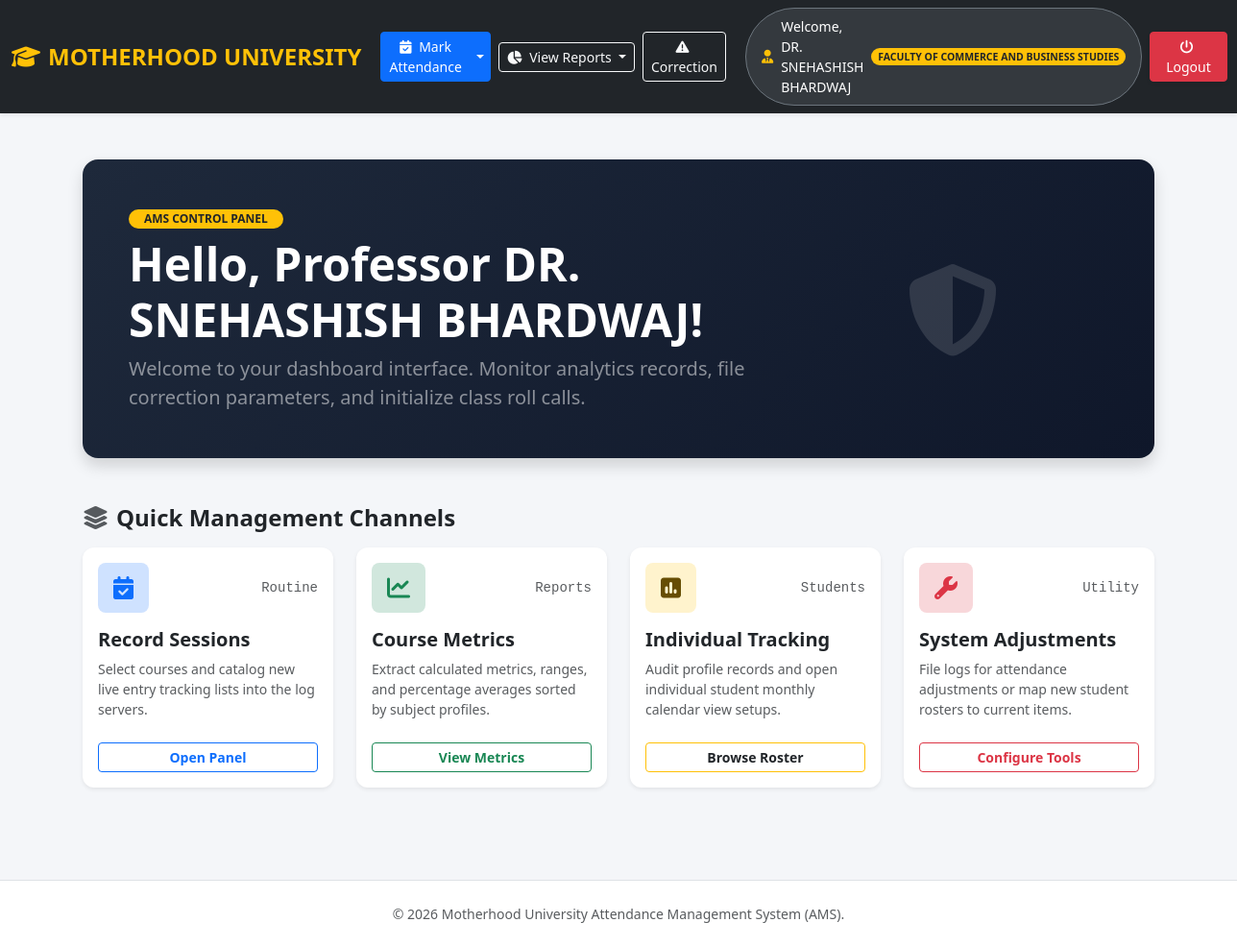
The page /teacher/index.php (signed in) on the database its author committed.
### tables this page shows
CREATE TABLE `teachers` (
  `id` int(11) NOT NULL,
  `name` varchar(255) NOT NULL,
  `faculty` varchar(255) NOT NULL,
  `number` int(13) NOT NULL,
  `designation` varchar(66) NOT NULL
);

### teacher/index.php (the view, shortened to what this page needs)
<?php
include "../db_connect.php";
$id = $_SESSION['teacher_id'];
$query = "SELECT name, faculty FROM teachers WHERE id = '$id'";
$result = mysqli_query($conn, $query);
if ($result && mysqli_num_rows($result) == 1) {
    $teacher = mysqli_fetch_assoc($result);
    $teacher_name = $teacher['name'];
    $faculty = $teacher['faculty'];
} else {
    header("Location: ../logout.php");
    exit;
}
?>
<!doctype html>
<html lang="en" data-bs-theme="light">
<head>
    <link href="https://cdn.jsdelivr.net/npm/bootstrap@5.3.8/dist/css/bootstrap.min.css" rel="stylesheet"
 />
    <link rel="stylesheet" href="https://cdnjs.cloudflare.com/ajax/libs/font-awesome/6.4.2/css/all.min.css" />
</head>
<body>
    <header>
        <nav class="navbar navbar-expand-lg navbar-dark bg-dark shadow-sm py-2">
            <div class="container-fluid">
                <a class="navbar-brand text-warning fw-bold fs-4 d-flex align-items-center" href="index.php">
                    <i class="fa-solid fa-graduation-cap me-2"></i>MOTHERHOOD UNIVERSITY
                </a>
                <div class="collapse navbar-collapse justify-content-end" id="dashboardNavbar">
                    <ul class="navbar-nav align-items-center me-3">
                        <li class="nav-item mx-1 my-1 my-lg-0 dropdown">
                            <div class="btn-group w-100">
                                <a href="teacher_subjects.php" class="btn btn-sm btn-primary">
                                    <i class="fa-solid fa-calendar-check me-1"></i> Mark Attendance
                                </a>
                                <button type="button"
                                    class="btn btn-sm btn-primary dropdown-toggle dropdown-toggle-split"
                                    data-bs-toggle="dropdown" aria-expanded="false">
                                </button>
                            </div>
                        </li>
                        <li class="nav-item mx-1 my-1 my-lg-0 dropdown">
                            <button class="btn btn-sm btn-outline-light w-100 dropdown-toggle" type="button"
                                data-bs-toggle="dropdown" aria-expanded="false">
                                <i class="fa-solid fa-chart-pie me-1"></i> View Reports
                            </button>
                        </li>
                        <li class="nav-item mx-1 my-1 my-lg-0">
                            <a href="request_correction.php" class="btn btn-sm btn-outline-light w-100"><i
                                    class="fa-solid fa-triangle-exclamation me-1"></i> Correction</a>
                        </li>
                    </ul>
                    <div
                        class="d-flex flex-column flex-lg-row align-items-stretch align-items-lg-center gap-2 mt-2 mt-lg-0 w-100 w-lg-auto">
                        <span
                            class="navbar-text text-white bg-secondary bg-opacity-25 border border-secondary px-3 py-1.5 rounded-pill small d-inline-flex align-items-center justify-content-center">
                            <i class="fa-solid fa-user-tie me-2 text-warning"></i> Welcome,
                            <?php echo htmlspecialchars($teacher_name); ?>
                            <span
                                class="badge bg-warning text-dark ms-2 rounded-pill fw-semibold"><?php echo htmlspecialchars($faculty); ?></span>
                        </span>
                        <a href="../logout.php" class="btn btn-sm btn-danger shadow-sm px-3"><i
                                class="fa-solid fa-power-off me-1"></i> Logout</a>
                    </div>
                </div>
            </div>
        </nav>
    </header>
    <main class="container py-5">
        <div class="dashboard-banner p-4 p-md-5 shadow mb-4">
            <div class="row align-items-center">
                <div class="col-md-8">
                    <span
                        class="badge bg-warning text-dark fw-bold mb-2 px-3 py-1.5 rounded-pill text-uppercase tracking-wider">AMS
                        Control Panel</span>
                    <h1 class="display-5 fw-bold mb-2">Hello, Professor <?php echo htmlspecialchars($teacher_name); ?>!
                    </h1>
                    <p class="lead text-white-50 mb-0">Welcome to your dashboard interface. Monitor analytics records,
                        file correction parameters, and initialize class roll calls.</p>
                </div>
                <div class="col-md-4 text-center d-none d-md-block">
                    <span style="font-size: 6rem;" class="text-white-50 opacity-25"><i
                            class="fa-solid fa-shield-halved"></i></span>
                </div>
            </div>
        </div>
        <h4 class="fw-bold text-dark mb-3 mt-5"><i class="fa-solid fa-layer-group text-muted me-2"></i>Quick Management
            Channels</h4>
        <div class="row g-4">
            <div class="col-12 col-md-6 col-lg-3">
                <div class="action-card card shadow-sm p-3 h-100">
                    <div class="d-flex align-items-center justify-content-between mb-3">
                        <span class="p-2 bg-primary-subtle text-primary rounded-3 fs-4 px-3"><i
                                class="fa-solid fa-calendar-check"></i></span>
                        <span class="text-muted small fw-medium font-monospace">Routine</span>
                    </div>
                    <h5 class="fw-bold text-dark">Record Sessions</h5>
                    <p class="text-muted small flex-grow-1">Select courses and catalog new live entry tracking lists
                        into the log servers.</p>
                    <a href="teacher_subjects.php" class="btn btn-sm btn-outline-primary w-100 mt-2 fw-semibold">Open
                        Panel</a>
                </div>
            </div>
            <div class="col-12 col-md-6 col-lg-3">
                <div class="action-card card shadow-sm p-3 h-100">
                    <div class="d-flex align-items-center justify-content-between mb-3">
                        <span class="p-2 bg-success-subtle text-success rounded-3 fs-4 px-3"><i
                                class="fa-solid fa-chart-line"></i></span>
                        <span class="text-muted small fw-medium font-monospace">Reports</span>
                    </div>
                    <h5 class="fw-bold text-dark">Course Metrics</h5>
                    <p class="text-muted small flex-grow-1">Extract calculated metrics, ranges, and percentage averages
                        sorted by subject profiles.</p>
                    <a href="subject_attendence.php" class="btn btn-sm btn-outline-success w-100 mt-2 fw-semibold">View
                        Metrics</a>
                </div>
            </div>
            <div class="col-12 col-md-6 col-lg-3">
                <div class="action-card card shadow-sm p-3 h-100">
                    <div class="d-flex align-items-center justify-content-between mb-3">
                        <span class="p-2 bg-warning-subtle text-warning-emphasis rounded-3 fs-4 px-3"><i
                                class="fa-solid fa-square-poll-vertical"></i></span>
                        <span class="text-muted small fw-medium font-monospace">Students</span>
                    </div>
                    <h5 class="fw-bold text-dark">Individual Tracking</h5>
                    <p class="text-muted small flex-grow-1">Audit profile records and open individual student monthly
                        calendar view setups.</p>
                    <a href="student_attendence.php"
                        class="btn btn-sm btn-outline-warning w-100 mt-2 fw-semibold text-dark">Browse Roster</a>
                </div>
            </div>
            <div class="col-12 col-md-6 col-lg-3">
                <div class="action-card card shadow-sm p-3 h-100">
                    <div class="d-flex align-items-center justify-content-between mb-3">
                        <span class="p-2 bg-danger-subtle text-danger rounded-3 fs-4 px-3"><i
                                class="fa-solid fa-wrench"></i></span>
                        <span class="text-muted small fw-medium font-monospace">Utility</span>
                    </div>
                    <h5 class="fw-bold text-dark">System Adjustments</h5>
                    <p class="text-muted small flex-grow-1">File logs for attendance adjustments or map new student
                        rosters to current items.</p>
                    <a href="request_correction.php"
                        class="btn btn-sm btn-outline-danger w-100 mt-2 fw-semibold">Configure Tools</a>
                </div>
            </div>
        </div>
    </main>
    <footer class="text-center py-4 mt-5 text-muted small bg-white border-top">
        <p class="mb-0">&copy; 2026 Motherhood University Attendance Management System (AMS).</p>
    </footer>
</body>
</html>

### teacher/index.php (style rules this page uses)
body { background-color: #f4f6f9; }
.dashboard-banner { background: linear-gradient(135deg, #1e293b 0%, #0f172a 100%); border-radius: 16px; color: #ffffff; }
.action-card { background: #ffffff; border: none; border-radius: 12px; transition: all 0.25s ease; }

### rows shown on the page
teachers: name "DR. SNEHASHISH BHARDWAJ", faculty "FACULTY OF COMMERCE AND BUSINESS STUDIES"
